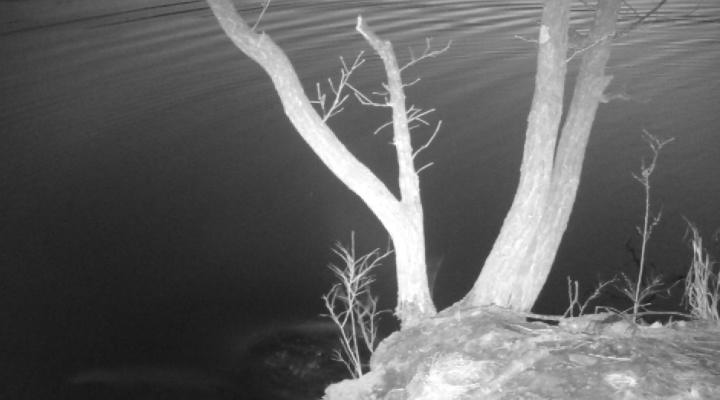
#> input picture frame 24 of otter.AVI, 720 x 400 px
$ jupyter execute '200415_OpenCV에서_동영상_파일의_재생_및_저장.ipynb'
#> lines starting #> are read from the running program, lines starting #| are printed output that depends on the picture
[cell 1]
# 모듈 호출
import numpy as np
import cv2 as cv
import os

[cell 2]
os.getcwd() # 현재 작업 디렉토리 확인

[cell 3]
os.chdir('D:/GEODATA') # 현재 작업 디렉토리 변경
os.getcwd()

[cell 4]
# VideoCapture 객체 정의
cap = cv.VideoCapture('otter.avi')

[cell 5]
# 프레임 너비/높이, 초당 프레임 수 확인
width = cap.get(cv.CAP_PROP_FRAME_WIDTH) # 또는 cap.get(3)
height = cap.get(cv.CAP_PROP_FRAME_HEIGHT) # 또는 cap.get(4)
fps = cap.get(cv.CAP_PROP_FPS) # 또는 cap.get(5)
print('프레임 너비: %d, 프레임 높이: %d, 초당 프레임 수: %d' %(width, height, fps))

[cell 6]
while cap.isOpened(): # cap 정상동작 확인
    ret, frame = cap.read()
#> frame is the input picture: shape (400, 720, 3); min 21, max 255, mean 98.1
    # 프레임이 올바르게 읽히면 ret은 True
    if not ret:
        print("프레임을 수신할 수 없습니다(스트림 끝?). 종료 중 ...")
        break
    frame = cv.cvtColor(frame, cv.COLOR_BGR2GRAY)
#> frame: shape (400, 720)
    cv.imshow('Otter', frame)
    if cv.waitKey(42) == ord('q'):
#> (key q is pressed here)
        break
# 작업 완료 후 해제
cap.release()
cv.destroyAllWindows()

[cell 7]
cap = cv.VideoCapture('otter.avi') # VideoCapture 객체 정의
fourcc = cv.VideoWriter_fourcc(*'DIVX') # 코덱 정의
out = cv.VideoWriter('otter_out.avi', fourcc, fps, (int(width), int(height))) # VideoWriter 객체 정의

[cell 8]
while cap.isOpened(): # cap 정상동작 확인
    ret, frame = cap.read()
    # 프레임이 올바르게 읽히면 ret은 True
    if not ret:
        print("프레임을 수신할 수 없습니다(스트림 끝?). 종료 중 ...")
        break
    frame = cv.flip(frame, 1) # 프레임 반전. 1: 좌우 반전, 0: 상하 반전
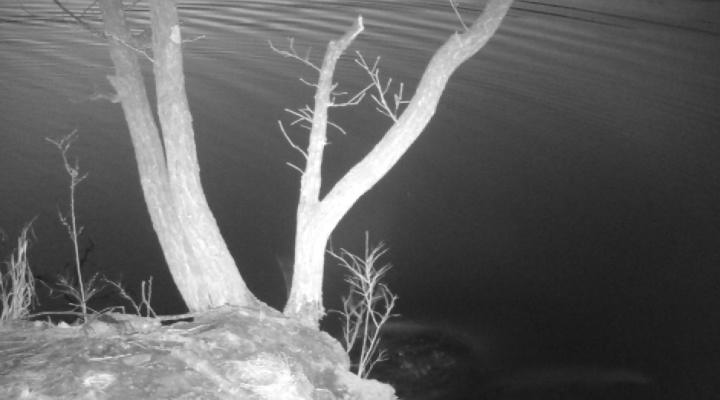
#> frame: shape (400, 720, 3); min 21, max 255, mean 98.1
    # 반전 프레임 저장
    out.write(frame)
    cv.imshow('Otter', frame)
    if cv.waitKey(42) == ord('q'):
#> (key q is pressed here)
        break
# 작업 완료 후 해제
cap.release()
out.release()
cv.destroyAllWindows()


$ run again, starting later in the video
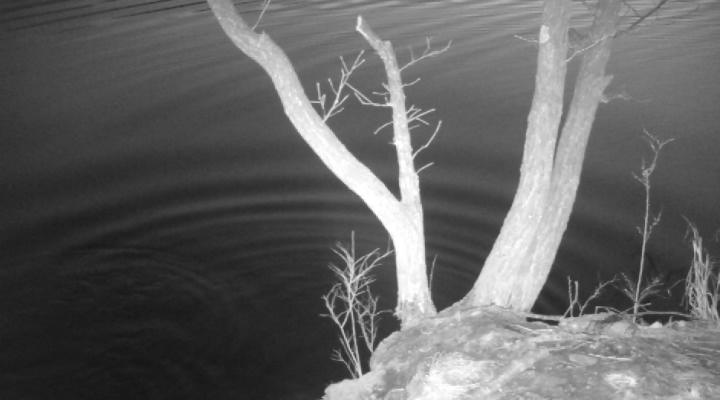
#> input picture frame 108 of otter.AVI, 720 x 400 px
#> frame is the input picture: shape (400, 720, 3); min 21, max 255, mean 98.4
#> `frame = cv.flip(frame, 1)`:
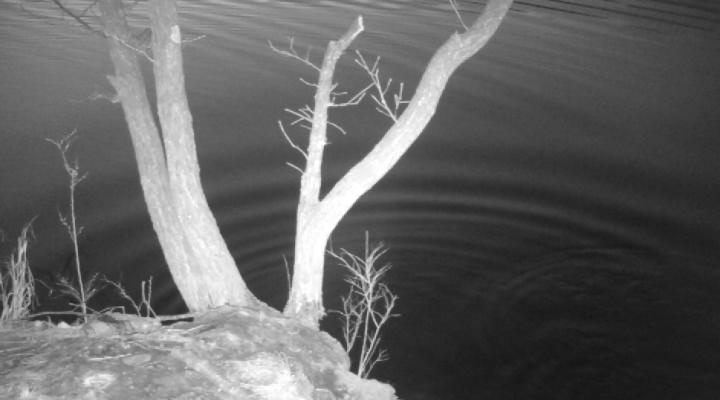
#> frame: shape (400, 720, 3); min 21, max 255, mean 98.4

$ run again, starting later in the video
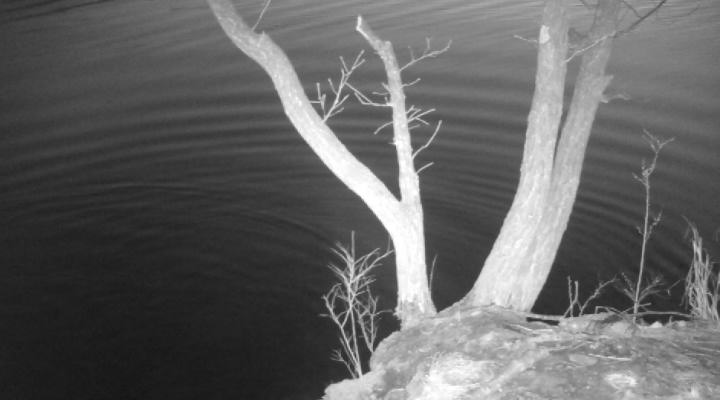
#> input picture frame 192 of otter.AVI, 720 x 400 px
#> frame is the input picture: shape (400, 720, 3); min 19, max 255, mean 98.8
#> `frame = cv.flip(frame, 1)`:
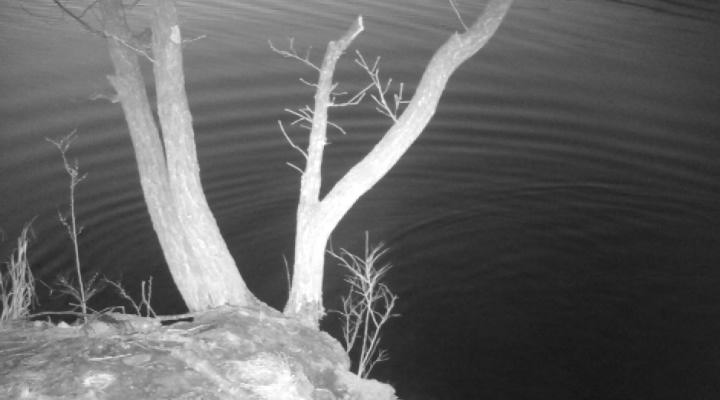
#> frame: shape (400, 720, 3); min 19, max 255, mean 98.8
